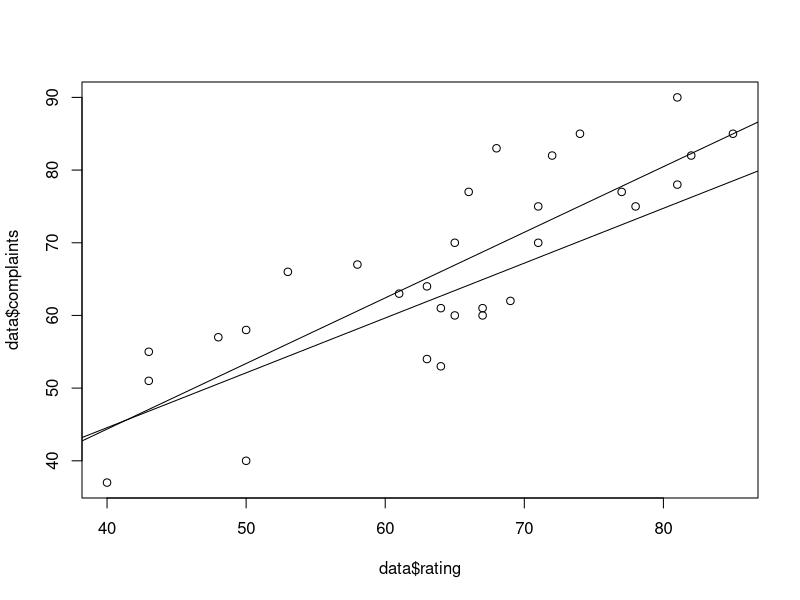
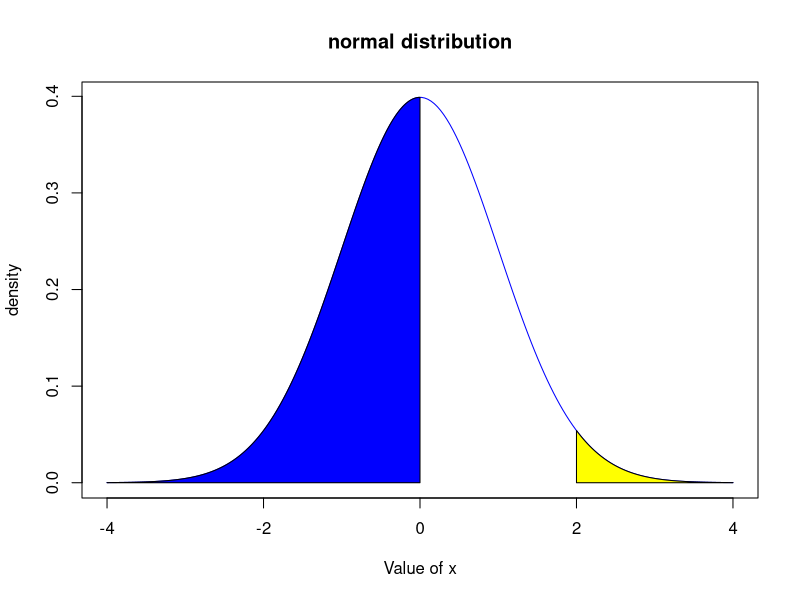
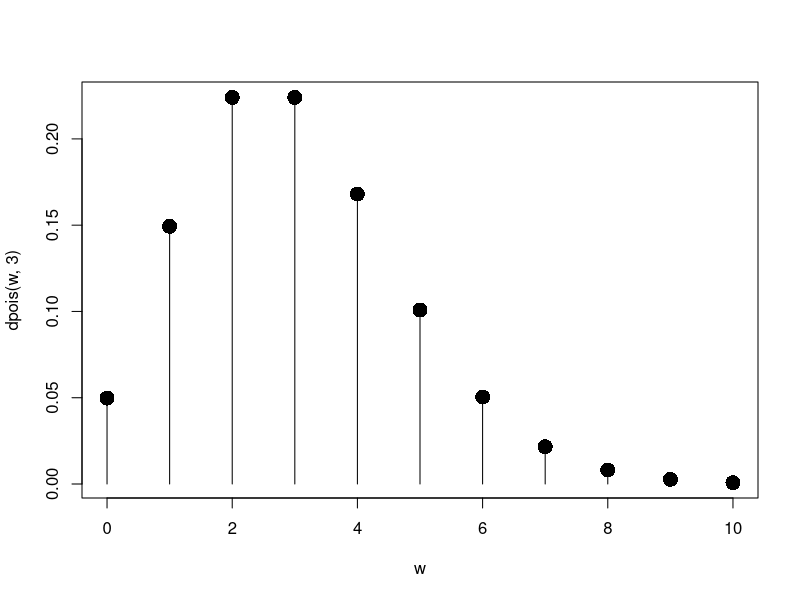
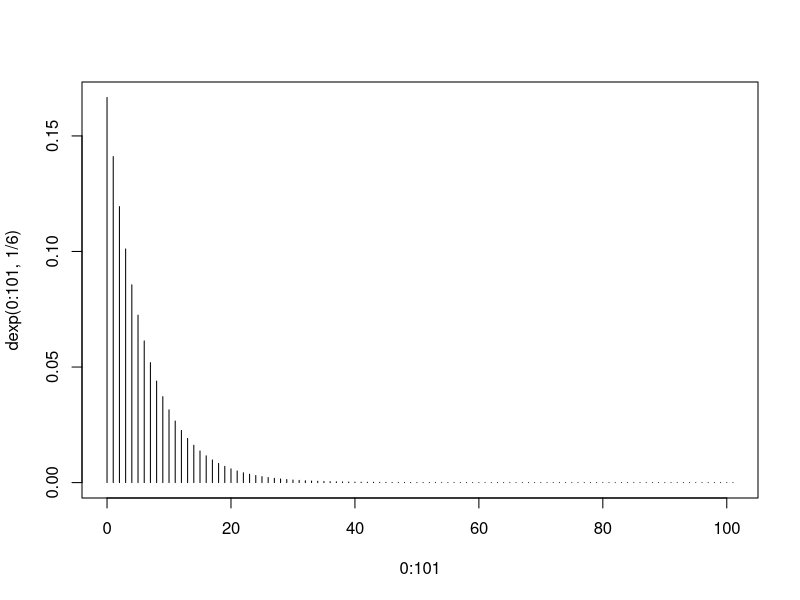
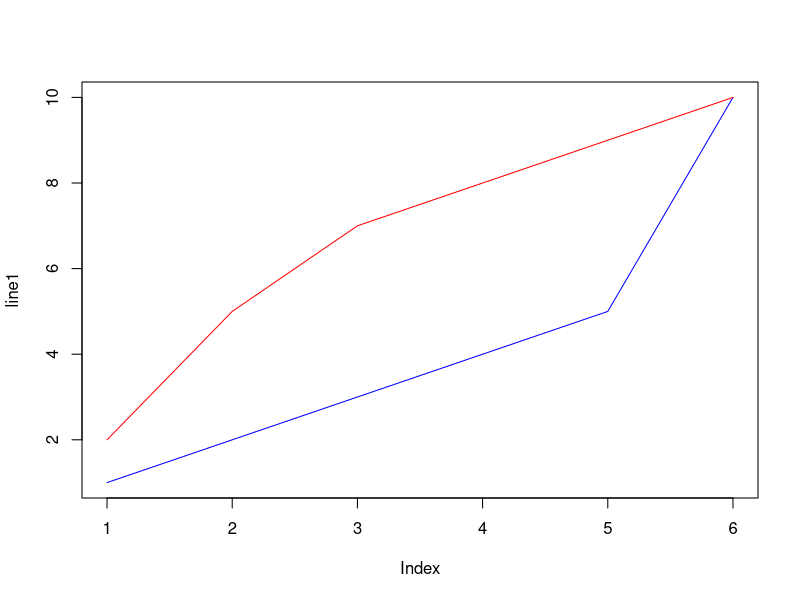
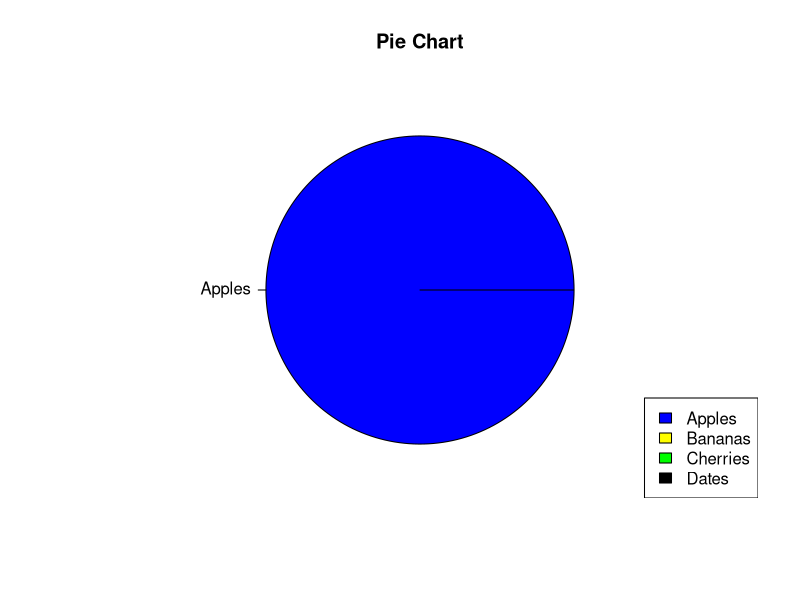

Here is the R script that generated these plots, in order:
datasets::attitude
data=attitude
 
corr=cor(data$complaints,data$rating)
corr

cor.test(data$rating,data$complaints)

plot(data$rating,data$complaints,type = "p")
#regression model of rating with complaints
reg=lm(data$rating~data$complaints)
reg
abline(reg)

reg1=lm(data$complaints~data$rating)
reg1
abline(reg1)


weight=c(15,26,27,2,25.5,27,32,18,22,20,26,24)
weight
## [1] 15.0 26.0 27.0 2.0 25.5 27.0 32.0 18.0 22.0 20.0 26.0 24.0
bmi=c(13.35,16.1,16.74,16,13.59,15.73,15.65,13.85,16.07,12.8,13.65,14.42)
bmi

cor1=cor(weight,bmi)
cor1

regmodel=lm(bmi~weight)
regmodel

summary.lm(regmodel)

abline(regmodel)




#normal
x=seq(-4,4,length=200)
y=dnorm(x,0,1)
plot(x,y,type="l",xlab = "Value of x",ylab = "density",main = "normal distribution",col="blue")

x1=seq(-4,0,length=200)
y1=dnorm(x1,0,1)
polygon(c(-4,x1,0),c(0,y1,0),col ="blue")



x2=seq(2,4,length=200)
y2=dnorm(x2,0,1)
polygon(c(2,x2,4),c(0,y2,0),col="yellow")

#poission lamda=np

#dpois(x=5,7)
#x=0:5
sum(dpois(0:5,7))

x=1-ppois(16,12)
x
w=0:10
round(dpois(w,3),3)

#exponential

dexp(8,(1/6))
q=data.frame(round(dpois(w,2),3),round(ppois(w,2),3))
q

plot(w,dpois(w,3),type="h")
points(w,dpois(w,3),pch=16,cex=2)
dexp(8,1/5)
plot(0:101,dexp(0:101,1/6),type="h")
dbinom(2:4,4,1/2)
pbinom(2,4,1/2)
px=dbinom(0:4,4,1/2)
ex1=weighted.mean((0:4)*(0:4),px)
ex1


#regmodel
#regmodel=lm(y~x1+x2)
#library(scatterplot3d)
#graph=scatterplot3d(X,Y,Z)
# Visualize the plane
#graph$plane3d(RegModel)

line1 <- c(1,2,3,4,5,10)
line2 <- c(2,5,7,8,9,10)

plot(line1, type = "l", col = "blue")
lines(line2, type="l", col = "red")
mylabel <- c("Apples", "Bananas", "Cherries", "Dates")
# Create a vector of colors
colors <- c("blue", "yellow", "green", "black")
# Display the pie chart with colors
pie(x, label = mylabel, main = "Pie Chart", col = colors)
# Display the explanation box
legend("bottomright", mylabel, fill = colors)

